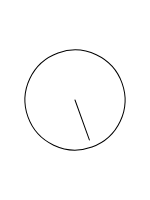
Frame 1 (no input)
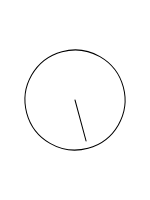
Frame 60 (no input)
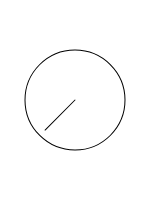
Frame 120 (the mouse pressed at the canvas centre since frame 60)

The p5.js sketch that drew these frames (run headless with seeded random() and noise() and a simulated clock; from frame 60 on, the mouse is pressed at the canvas centre):

// p5.js sketch
// ── sketch.js
var y = 100;

function setup() {
  createCanvas(150, 200);
  stroke(0);
  frameRate(30);
}

function draw() {
  background(255);
  translate(width/2,height/2);
  stroke(0);

  rotate(PI / random(0,10));
  line(0,0,30,30);
  noFill();
ellipse(0,0,100);
}

// ── kolowy.html
kolowy

// ── liniowy1.html
liniowy1

// ── script.html
<!DOCTYPE html>
<html>
  <head>
    <meta charset="UTF-8">
    <title>Main window</title>
    <script src="libraries/p5.js" type="text/javascript"></script>

    <script src="libraries/p5.dom.js" type="text/javascript"></script>


     <script src="sketch.js" type="text/javascript"></script>

    <style> body {padding: 0; margin: 0;} canvas {vertical-align: top;} </style>
  </head>
  <body>
  </body>
</html>

// ── upload.html

<!DOCTYPE html>
<html>
<body>

<form action="upload.php" method="post" enctype="multipart/form-data">
    Select file to upload:
    <input type="file" name="fileToUpload" id="fileToUpload">
    <input type="submit" value="Upload Image" name="submit">
</form>

</body>
</html>
